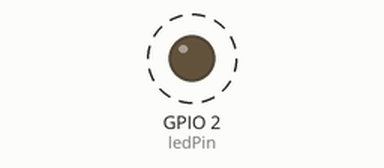
Simulated run of this sketch. Board: ESP32. On the bench: output pins drawn as LEDs (lit = HIGH). Dashed ring = blinking. What the sketch prints to the serial monitor is not drawn.

Above: at 1.02 s.
Timing chart, 0 to 4.0 s (numbered marks = the images above):
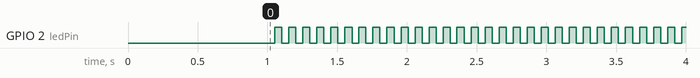

The sketch:

ESP32_Lissajous_Serial.ino
```cpp
#define PI 3.14159265
int connect = 1;
const int ledPin = LED_BUILTIN;
String result ;
int ledState = HIGH;
float f1 = .1;
float f2 = .4;
float p1 = 30.0;
float p2 = 0.0;
float sr = 20.0;
float ph1;
float ph2;
unsigned long previousMillis = 0;  // will store last time LED was updated
int countUp = 0;
float deltaT = 1/sr*1000;  // interval at which to blink (milliseconds)
float T;

void setup(){
      Serial.begin(230400);
  pinMode(ledPin, OUTPUT);
  delay(1000);
  digitalWrite(ledPin, ledState);
}

void loop() {
  if (Serial.available() > 0) {
    String request = Serial.readStringUntil('\n');
    if (request.startsWith("setSR:")) {
      sr = request.substring(6).toFloat();
      deltaT = 1/sr*1000;
    }
    if (request.startsWith("setF1:")) {
      f1 = request.substring(6).toFloat();
    }
    if (request.startsWith("setF2:")) {
      f2 = request.substring(6).toFloat();
    }
    if (request.startsWith("setP1:")) {
      p1 = request.substring(6).toFloat();
    }
    if (request.startsWith("setP2:")) {
      p2 = request.substring(6).toFloat();
    }
  }
  if (millis() - previousMillis >= deltaT && connect == 1) {
    ledState = !ledState;
    countUp++;
    T = countUp*deltaT /1000.0;
    ph1 = PI/180.0*p1;
    ph2 = PI/180.0*p2;
    result = String(countUp) + " " + String(sin(2*PI*f1*T +ph1)) + " " ;
    result +=  String(sin(2*PI*f2*T+ph2))+ " " + String(millis());
    Serial.println(result);
    digitalWrite(ledPin, ledState);
    previousMillis = millis();
  }

}
```

Measured:
- by itself, GPIO 2 (ledPin): alternates HIGH for 0.05 s and LOW for 0.05 s
